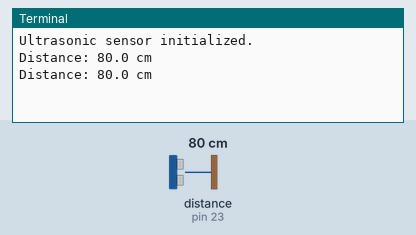
Recording of a program running on a simulated Raspberry Pi (header pin numbers). Parts: the last lines printed to the terminal. Inputs (shaded band) come from the test bench; at power-on: distance to the obstacle (sensor on pin 23) 80 cm. The echo pulse lasts 58.3 µs per cm.

Above: at 1.2 s.
1.3 s: distance to the obstacle (sensor on pin 23) set to 2 cm
At 1.9 s:
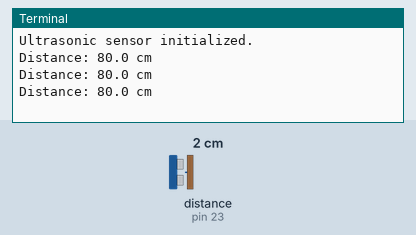
2.8 s: distance to the obstacle (sensor on pin 23) set to 4 cm
At 3.4 s:
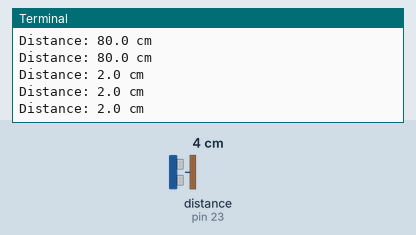
Timing chart, 0 to 5.8 s (numbered marks = the images above; inputs shaded):
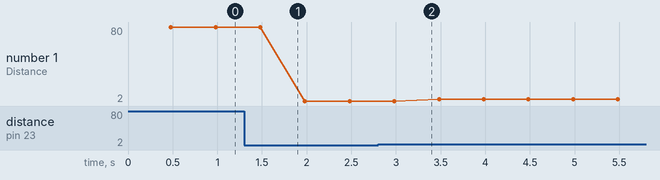

The program:

ultrasonic.py
```python
# import RPi.GPIO as GPIO
# import time

# class Ultrasonic:
#     def __init__(self, trig_pin=15, echo_pin=16):
#         self.TRIG = trig_pin
#         self.ECHO = echo_pin

#         # Board setup
#         GPIO.setmode(GPIO.BOARD)
#         GPIO.setup(self.TRIG, GPIO.OUT)
#         GPIO.setup(self.ECHO, GPIO.IN)

#         print("Waiting for sensor to settle")
#         time.sleep(0.5)  # Reduced settling time

#     def measure_distance(self):
#         GPIO.output(self.TRIG, False)
#         time.sleep(0.00001)

#         GPIO.output(self.TRIG, True)
#         time.sleep(0.00001)
#         GPIO.output(self.TRIG, False)

#         start_time = time.time()
#         timeout = start_time + 0.04  # 40ms timeout

#         while GPIO.input(self.ECHO) == 0 and start_time < timeout:
#             start_time = time.time()

#         if start_time >= timeout:
#             return 99999

#         end_time = time.time()
#         while GPIO.input(self.ECHO) == 1 and end_time < timeout:
#             end_time = time.time()

#         if end_time >= timeout:
#             return 99999

#         pulse_duration = end_time - start_time
#         distance = (pulse_duration * 34300) / 2
#         return round(distance, 2)

#     def cleanup(self):
#         GPIO.cleanup()

# if __name__ == "__main__":
#     ultrasonic_sensor = Ultrasonic(trig_pin=15, echo_pin=16)
#     try:
#         while True:
#             distance = ultrasonic_sensor.measure_distance()
#             print(f"Distance: {distance} cm")
#             # time.sleep(1)
#     except KeyboardInterrupt:
#         ultrasonic_sensor.cleanup()
#         print("Exiting")

# ultrasonic.py (Migrated to gpiozero)

# Removed RPi.GPIO import
import time
# Import the specific gpiozero class needed
from gpiozero import DistanceSensor
from gpiozero.pins.lgpio import LGPIOFactory # Recommended factory for Pi 5
from gpiozero import Device

# Optional: Force lgpio pin factory (good for Pi 5)
# Device.pin_factory = LGPIOFactory()

class Ultrasonic:
    # Pin numbers should now be BCM
    # trig_pin: BOARD 15 -> BCM 22
    # echo_pin: BOARD 16 -> BCM 23
    def __init__(self, trig_pin=22, echo_pin=23):
        self.trig_pin = trig_pin
        self.echo_pin = echo_pin

        # Removed GPIO.setmode and GPIO.setup

        # Initialize DistanceSensor
        # max_distance=4 means ignore readings over 4 meters (adjust if needed)
        # threshold_distance for event handling (not used here, but available)
        try:
            self.sensor = DistanceSensor(
                echo=self.echo_pin,
                trigger=self.trig_pin,
                max_distance=4 # Default is 1m, increased here
            )
            print("Ultrasonic sensor initialized.")
            # No manual settling time needed usually, DistanceSensor handles it
        except Exception as e:
            print(f"Error initializing DistanceSensor (trig={self.trig_pin}, echo={self.echo_pin}): {e}")
            print("Ensure lgpio is installed ('pip install lgpio') and you have permissions (add user to gpio group).")
            # Optionally re-raise or handle differently
            raise


    def measure_distance(self):
        """Measures distance in centimeters."""
        # The DistanceSensor class handles the pulsing and timing.
        # '.distance' property returns distance in meters.
        try:
            # Read distance in meters and convert to cm
            distance_m = self.sensor.distance
            distance_cm = distance_m * 100

            # Handle potential edge case where sensor might return None briefly
            if distance_cm is None:
                return 99999 # Or another indicator for error/no reading

            # You might want to add checks for unrealistic values if needed
            # e.g., if distance_cm > self.sensor.max_distance * 100: return 99999

            return round(distance_cm, 2)

        except Exception as e:
             # Catch potential errors during read
             print(f"Error reading distance sensor: {e}")
             return 99999 # Indicate error


    def close(self):
        """Releases the GPIO resources used by the sensor."""
        print("Closing Ultrasonic sensor resources...")
        if hasattr(self, 'sensor'):
            self.sensor.close()
        # GPIO.cleanup() is handled globally by gpiozero or main script


# Example usage (optional, for testing this file directly)
if __name__ == "__main__":
    # Remember: trig 15 (BOARD) -> 22 (BCM), echo 16 (BOARD) -> 23 (BCM)
    ultrasonic_sensor = None
    try:
        ultrasonic_sensor = Ultrasonic(trig_pin=22, echo_pin=23)
        while True:
            distance = ultrasonic_sensor.measure_distance()
            # Handle the error code if returned
            if distance == 99999:
                print("Failed to get reading or sensor timeout.")
            else:
                print(f"Distance: {distance} cm")
            time.sleep(0.5) # Read every half second

    except KeyboardInterrupt:
        print("\nExiting")
    except Exception as e:
         print(f"An error occurred: {e}")
    finally:
        if ultrasonic_sensor:
            ultrasonic_sensor.close()
```

Measured:
- plotted number 1: 80 → 2 after the input at 1.3 s, 2 → 4 after the input at 2.8 s
